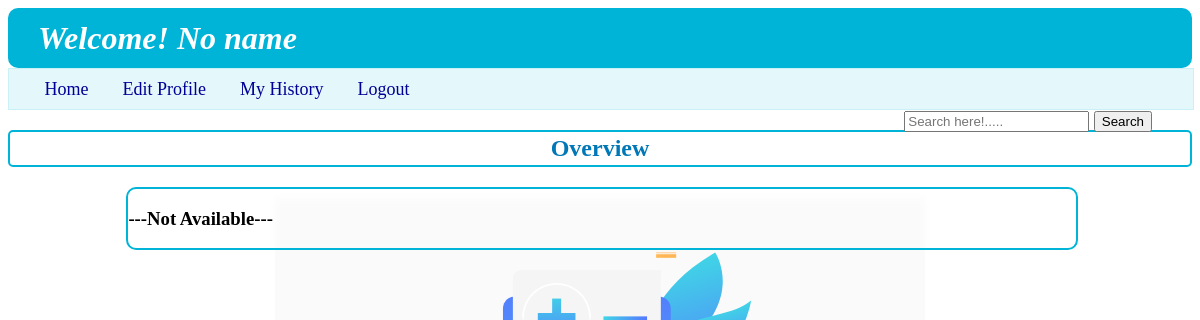
Before: /department_details/1/NUR101 with the older database file.
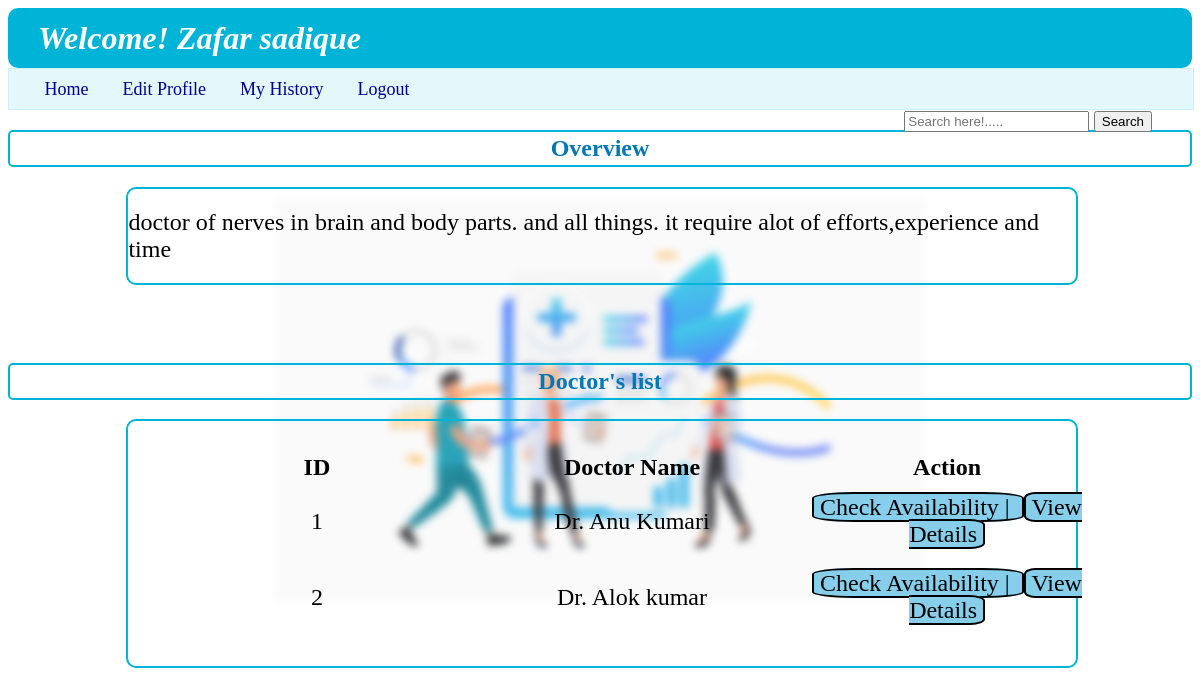
After: the same page with the newer database file.
### backend/models.py (models this page shows)
class User_Info(db.Model):
    __tablename__ = "user_info"
    id=db.Column(db.Integer,primary_key=True,autoincrement=True)
    full_name=db.Column(db.String,nullable=False)
    email=db.Column(db.String,unique=True,nullable=False)
    password=db.Column(db.String,nullable=False)
    role=db.Column(db.Integer,default=1)
    is_blacklist=db.Column(db.Integer,default=0)
    appointments=db.relationship("Appointments",cascade="all,delete",backref="user_info",lazy=True)

class Department(db.Model):
    __tablename__ = "department"
    id=db.Column(db.String,primary_key=True,nullable=False)
    specialization=db.Column(db.String,nullable=False)
    description=db.Column(db.String,nullable=False)
    doctor=db.relationship("Doctor_Info",cascade="all,delete",backref="department",lazy=True)

class Doctor_Info(db.Model):
    __tablename__ = "doctor_info"
    id=db.Column(db.Integer,primary_key=True)
    full_name=db.Column(db.String,nullable=False)
    email=db.Column(db.String,unique=True,nullable=False)
    password=db.Column(db.String,nullable=False)
    dept_id=db.Column(db.String,db.ForeignKey("department.id"),nullable=False)
    experience=db.Column(db.Integer,nullable=False)
    bio=db.Column(db.String,nullable=False)
    is_blacklist=db.Column(db.Integer,default=0)
    appointments=db.relationship("Appointments",cascade="all,delete",backref="doctor_info",lazy=True)
    availability=db.relationship("Availability",cascade="all,delete",backref="doctor_info",lazy=True)

### backend/controllers.py (the view)
@app.route("/department_details/<u_id>/<d_id>")
def department_details(u_id,d_id):
    d=Department.query.filter(Department.id==d_id).first()
    doctors=Doctor_Info.query.filter(Doctor_Info.dept_id==d_id).all()
    name=u_get(u_id,"name","user")
    return render_template("user_department_details.html",doctor_list=doctors,department=d,usern=name,u_id=u_id)

### backend/controllers.py (called while the page is built)
def u_get(u_id, operation,who_m):
    u = User_Info.query.filter_by(id=u_id,role=1).first()
    d = Doctor_Info.query.filter_by(id=u_id).first()
    if who_m=="doctor" and d:
        if operation == "name":
            return d.full_name
        elif operation == "email":
            return d.email
    elif who_m=="user" and u:
        if operation == "name":
            return u.full_name
        elif operation == "email":
            return u.email
    return "No name"

### templates/user_department_details.html
{%extends "user_layout.html"%}
{%block content%}
            <span class="nav_a" style="position: absolute; right: 10px;">
                <form action="/dept_detail_search_bar/{{u_id}}/{{department.id}}" method="POST">
                    <input type="text" id="search_by_name" name="search_by_name" placeholder="Search here!.....">
                    <button type="submit">Search</button>
                </form>
            </span>
    <h2 style="text-align: center; font-weight: bold; border: 2px solid rgb(0, 180, 216);padding: 3px; color: rgb(0,119,182); border-radius: 5px; ">Overview</h2>
    <div class="login_panel" style="width: 80%; margin-left: 10%;">
        {%if department%}
        <h2 style="font-weight: 300;">{{department.description}}</h2>
    </div>
    <br>
    <h2 style="text-align: center; font-weight: bold; border: 2px solid rgb(0, 180, 216);padding: 3px; color: rgb(0,119,182); border-radius: 5px; ">Doctor's list</h2>
    <div class="login_panel" style="width: 80%; margin-left: 10%;">
        <table class="table_user_dashboard">
            <thead style="margin: 10px;">
                <th>ID</th>
                <th>Doctor Name</th>
                <th>Action</th>
            </thead>
            <tbody>
                {%for doctor in doctor_list%}
                <tr>
                    <td>{{doctor.id}}</td>
                    <td>{{doctor.full_name}}</td>
                    <td><a href="{{url_for('appointment_form',doc_id=doctor.id,u_id=u_id)}}" class="color_button">Check Availability  |  </a><a href="{{url_for('doc_details',u_id=u_id,doc_id=doctor.id,d_id=department.id)}}" class="color_button" >View Details</a></td>
                </tr>
                {%endfor%}
            </tbody>
        </table>
    </div>
    {%else%}
    <h3>---Not Available---</h3>
    {%endif%}
{%endblock%}

### templates/user_layout.html (shortened to what this page needs)
<!DOCTYPE html>
<html lang="en">
<head>
    <link rel="stylesheet" href="/static/style.css">
</head>
<body style="background-image: url('/static/image/4950247_19834.svg');">
    <header>
        <div>
            <h1 class="wel"><i><b>Welcome! {{usern}}</b></i></h1>
        </div>
        <nav class="nav">
            <a class="nav_a" href="{{url_for('user_dashboard',u_id=u_id)}}" style="margin-left: 3%;">Home</a>
            <a class="nav_a" href="/edit_user_profile/{{u_id}}">Edit Profile</a>
            <a class="nav_a" href="/user_hist/{{u_id}}">My History</a>
            <a class="nav_a" href="/login">Logout</a>
        </nav>
    </header>
    {%block content%}
    {%endblock%}
</body>
</html>

Changed rows visible on the page:
added User_Info: full_name "Zafar sadique"
added Department: description "doctor of nerves in brain and body parts. and all things. it require alot of efforts,experience and time"
added Doctor_Info: id "1", full_name "Dr. Anu Kumari"
added Doctor_Info: id "2", full_name "Dr. Alok kumar"
Other visible differences:
{{ usern }}: "No name" → (not shown)
text no longer shown: "---Not Available---"
text now shown: "Doctor's list ID Doctor Name Action"
